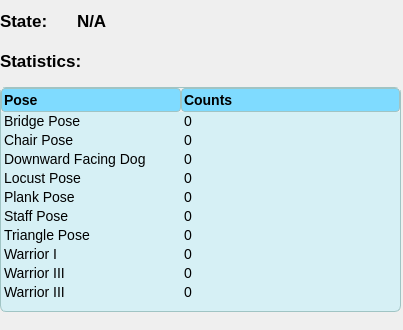
                    <widget class="QWidget" name="widget_9" native="true">
                     <property name="minimumSize">
                      <size>
                       <width>403</width>
                       <height>330</height>
                      </size>
                     </property>
                     <property name="maximumSize">
                      <size>
                       <width>403</width>
                       <height>330</height>
                      </size>
                     </property>
                     <widget class="QWidget" name="verticalLayoutWidget_8">
                      <property name="geometry">
                       <rect>
                        <x>0</x>
                        <y>0</y>
                        <width>401</width>
                        <height>320</height>
                       </rect>
                      </property>
                      <layout class="QVBoxLayout" name="verticalLayout_35">
                       <item>
                        <layout class="QHBoxLayout" name="horizontalLayout_62">
                         <item>
                          <widget class="QLabel" name="state_label">
                           <property name="maximumSize">
                            <size>
                             <width>71</width>
                             <height>27</height>
                            </size>
                           </property>
                           <property name="sizeIncrement">
                            <size>
                             <width>71</width>
                             <height>27</height>
                            </size>
                           </property>
                           <property name="font">
                            <font>
                             <family>Arial</family>
                             <pointsize>13</pointsize>
                             <weight>75</weight>
                             <bold>true</bold>
                            </font>
                           </property>
                           <property name="text">
                            <string>State:</string>
                           </property>
                          </widget>
                         </item>
                         <item>
                          <widget class="QLabel" name="state_reg_label">
                           <property name="minimumSize">
                            <size>
                             <width>0</width>
                             <height>27</height>
                            </size>
                           </property>
                           <property name="maximumSize">
                            <size>
                             <width>16777215</width>
                             <height>27</height>
                            </size>
                           </property>
                           <property name="font">
                            <font>
                             <family>Arial</family>
                             <pointsize>13</pointsize>
                             <weight>75</weight>
                             <bold>true</bold>
                            </font>
                           </property>
                           <property name="text">
                            <string>N/A</string>
                           </property>
                          </widget>
                         </item>
                        </layout>
                       </item>
                       <item>
                        <widget class="QLabel" name="statistics_label_2">
                         <property name="minimumSize">
                          <size>
                           <width>0</width>
                           <height>27</height>
                          </size>
                         </property>
                         <property name="maximumSize">
                          <size>
                           <width>16777215</width>
                           <height>27</height>
                          </size>
                         </property>
                         <property name="font">
                          <font>
                           <family>Arial</family>
                           <pointsize>13</pointsize>
                           <weight>75</weight>
                           <bold>true</bold>
                          </font>
                         </property>
                         <property name="text">
                          <string>Statistics:</string>
                         </property>
                        </widget>
                       </item>
                       <item>
                        <widget class="QTreeWidget" name="statistics_treewidget">
                         <property name="minimumSize">
                          <size>
                           <width>0</width>
                           <height>225</height>
                          </size>
                         </property>
                         <property name="maximumSize">
                          <size>
                           <width>16777215</width>
                           <height>225</height>
                          </size>
                         </property>
                         <property name="styleSheet">
                          <string notr="true">QTreeWidget {
    background-color: #D6F0F5; /* 淡藍綠背景 */
    border: 1px solid #A0C4C4;
    border-radius: 6px;
    font-size: 14px;
    color: #000000;
    outline: 0;
}

QTreeWidget::item {
    padding: 4px 8px;
    height: 11px;
}

QTreeWidget::item:selected {
    background-color: #A1D6E2; /* 柔和選取背景 */
    color: #000000;
    border: none;
}

QTreeWidget::item:hover {
    background-color: #C1EBF2;
}

QHeaderView::section {
    background-color: #7FDBFF; /* 淺藍表頭 */
    padding: 1px 2px;
    font-weight: bold;
    font-size: 14px;
    border: 1px solid #A0C4C4;
    border-radius: 4px;
    color: #000;
}

QScrollBar:vertical {
    background: #E0FFFF;
    width: 10px;
    margin: 2px;
    border-radius: 5px;
}

QScrollBar::handle:vertical {
    background: #7FDBFF;
    min-height: 20px;
    border-radius: 5px;
}

QScrollBar::add-line:vertical,
QScrollBar::sub-line:vertical {
    height: 0;
}

QScrollBar::add-page:vertical,
QScrollBar::sub-page:vertical {
    background: none;
}
</string>
                         </property>
                         <property name="rootIsDecorated">
                          <bool>false</bool>
                         </property>
                         <attribute name="headerMinimumSectionSize">
                          <number>31</number>
                         </attribute>
                         <attribute name="headerDefaultSectionSize">
                          <number>180</number>
                         </attribute>
                         <column>
                          <property name="text">
                           <string>Pose</string>
                          </property>
                         </column>
                         <column>
                          <property name="text">
                           <string>Counts</string>
                          </property>
                         </column>
                         <item>
                          <property name="text">
                           <string>Bridge Pose</string>
                          </property>
                          <property name="text">
                           <string>0</string>
                          </property>
                         </item>
                         <item>
                          <property name="text">
                           <string>Chair Pose</string>
                          </property>
                          <property name="text">
                           <string>0</string>
                          </property>
                         </item>
                         <item>
                          <property name="text">
                           <string>Downward Facing Dog</string>
                          </property>
                          <property name="text">
                           <string>0</string>
                          </property>
                         </item>
                         <item>
                          <property name="text">
                           <string>Locust Pose</string>
                          </property>
                          <property name="text">
                           <string>0</string>
                          </property>
                         </item>
                         <item>
                          <property name="text">
                           <string>Plank Pose</string>
                          </property>
                          <property name="text">
                           <string>0</string>
                          </property>
                         </item>
                         <item>
                          <property name="text">
                           <string>Staff Pose</string>
                          </property>
                          <property name="text">
                           <string>0</string>
                          </property>
                         </item>
                         <item>
                          <property name="text">
                           <string>Triangle Pose</string>
                          </property>
                          <property name="text">
                           <string>0</string>
                          </property>
                         </item>
                         <item>
                          <property name="text">
                           <string>Warrior I</string>
                          </property>
                          <property name="text">
                           <string>0</string>
                          </property>
                         </item>
                         <item>
                          <property name="text">
                           <string>Warrior III</string>
                          </property>
                          <property name="text">
                           <string>0</string>
                          </property>
                         </item>
                         <item>
                          <property name="text">
                           <string>Warrior III</string>
                          </property>
                          <property name="text">
                           <string>0</string>
                          </property>
                         </item>
                        </widget>
                       </item>
                      </layout>
                     </widget>
                    </widget>
